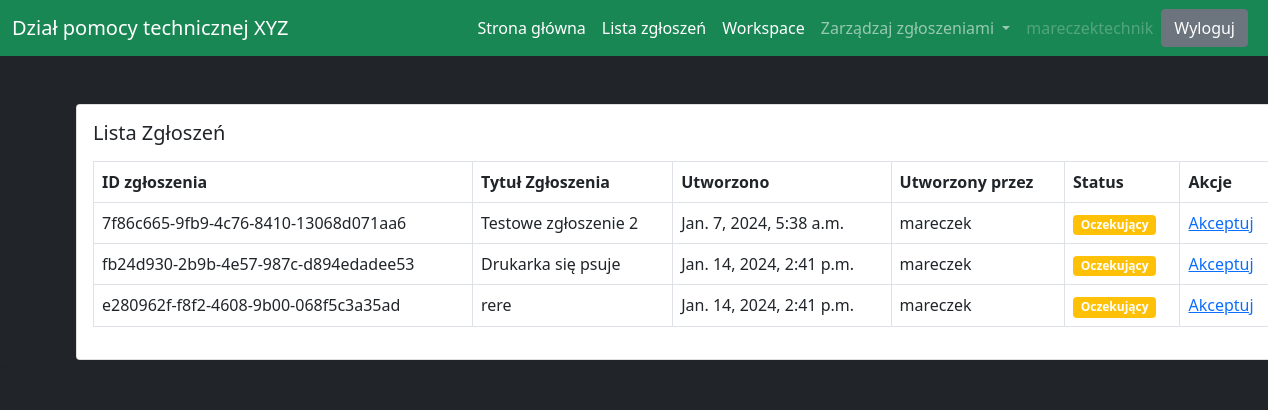
Page /ticket/ticket-queue/ (signed in) on the committed database.
### users/models.py (models this page shows, shortened)
class User(AbstractUser):
    is_customer = models.BooleanField(default=False)
    is_engineer = models.BooleanField(default=False)
    pass

### ticket/models.py (models this page shows, shortened)
class Ticket(models.Model):
    ticket_number = models.UUIDField(default=uuid.uuid4, editable=False, unique=True)
    title = models.CharField(max_length=120)
    description = models.TextField(default='')
    workplace_nr = models.IntegerField(choices=[(i, str(i)) for i in range(101)], default=0)
    created_by = models.ForeignKey(User, on_delete=models.CASCADE, related_name='created_by')
    date_created = models.DateTimeField(auto_now_add=True)
    assigned_to = models.ForeignKey(User, on_delete=models.DO_NOTHING, null=True, blank=True)
    is_resolved = models.BooleanField(default=False)
    accepted_date = models.DateTimeField(null=True, blank=True)
    closed_date = models.DateTimeField(null=True, blank=True)
    image = models.ImageField(upload_to='ticket_images/', null=True, blank=True)
    priority_choices = (
        ('Problem nie wpływa na prace przy stanowisku', 'Problem nie wpływa na prace przy stanowisku'),
        ('Problem utrudnia pracę przy stanowisku', 'Problem utrudnia pracę przy stanowisku'),
        ('Problem uniemożliwia pracę przy stanowisku', 'Problem uniemożliwia pracę przy stanowisku'),
    )
    priority = models.CharField(choices=priority_choices, max_length=120, default='Not Affecting')
    status_choices = (
        ('Active', 'Active'),
        ('Pending', 'Pending'),
        ('Completed', 'Completed')
    )
    ticket_status = models.CharField(choices=status_choices, max_length=120)

### ticket/views.py (the view)
# urls.py: path('ticket-queue/', views.ticket_queue, name='ticket-queue'),
@login_required
def ticket_queue(request):
    tickets = Ticket.objects.filter(ticket_status='Pending')
    context = {'tickets':tickets}
    return render(request, 'ticket/ticket_queue.html', context)

### templates/ticket/ticket_queue.html
{% extends 'base.html' %}
{% block content %}
<div class="card mx-auto" style="width: 76rem;">
    <div class="card-body">
        <h5 class="card-title mb-3">Lista Zgłoszeń</h5>
        <table class="table table-bordered">
            <thead>
                <tr>
                    <th scope="col">ID zgłoszenia</th>
                    <th scope="col">Tytuł Zgłoszenia</th>
                    <th scope="col">Utworzono</th>
                    <th scope="col">Utworzony przez</th>
                    <th scope="col">Status</th>
                    <th scope="col">Akcje</th>
                </tr>
            </thead>
            <tbody>
                {% for ticket in tickets %}
                <tr>
                    <td>{{ticket.ticket_number}}</td>
                    <td>{{ticket.title}}</td>
                    <td>{{ticket.date_created}}</td>
                    <td>{{ticket.created_by}}</td>
                    {% if ticket.ticket_status == 'Active' %}
                    <td><span class="badge bg-success">Aktywny</span></td>
                    {% elif ticket.ticket_status == 'Pending' %}
                    <td><span class="badge bg-warning">Oczekujący</span></td>
                    {% elif tticket.ticket_status == 'Completed' %}
                    <td><span class="badge bg-danger">Zakończony</span></td>
                    {% endif %}
                    <td><a href="{% url 'accept-ticket' ticket.pk %}">Akceptuj</a></td>
                </tr>
                {% endfor %}
            </tbody>
        </table>
    </div>
</div>
{% endblock content %}

### templates/base.html (shortened to what this page needs)
<!doctype html>
<html lang="en">
<head>
    <link href="https://cdn.jsdelivr.net/npm/bootstrap@5.0.2/dist/css/bootstrap.min.css" rel="stylesheet">
</head>
<body class ="bg-dark">
    {% if request.user.is_customer %}
    <nav class="navbar navbar-expand-lg navbar-dark bg-success">
        <div class="container-fluid">
            <a class="navbar-brand" href="/">Dział pomocy technicznej XYZ</a>
            <button class="navbar-toggler" type="button" data-bs-toggle="collapse" data-bs-target="#navbarSupportedContent" aria-controls="navbarSupportedContent" aria-expanded="false" aria-lable="Toggle navigation">
                <span class="navbar-toggler-icon"></span>
            </button>
            <div class="collapse navbar-collapse" id="navbarSupportedContent"></div>
                <ul class="navbar-nav me-auto mb-2 mb-lg-0">
                    <li class="nav-item">
                        <a class="nav-link active" aria-current="page" href="/">Strona główna</a>
                    </li>
                    <li class="nav-item">
                        <a class="nav-link active" href="{% url 'create-ticket' %}">Utwórz nowe zgłoszenie</a>
                    </li>
                    <li class="nav-item">
                        <a class="nav-link active" href="{% url 'all-tickets' %}">Sprawdź swoje zgłoszenia</a>
                    </li>
                    <!--
                    <li class="nav-item dropdown">
                        <a class="nav-link dropdown-toogle" href="#" id="navbarDropdown" role ="button" data-bs-toggle="dropdown" aria-expanded="false"> Dropdown </a>
                        <ul class="dropdown-menu" aria-labelledby="navbarDropdown">
                            <li><a class="dropdown-item" href="#">Akcja</a></li>
                            <li><a class="dropdown-item" href="#">Inna Akcja</a></li>
                            <li><hr class="dropdown-divider"></li>
                            <li><a class="dropdown-item" href="#">Coś innego tutaj</a></li>
                        </ul>
                    </li>
                -->
                    <li class="nav-item">
                        <a class="nav-link disabled" href="#" tabindex="-1" aria-disabled="true">{{request.user.username}}</a>
                    </li>
                </ul>
                <a href="{% url 'logout' %}" class="btn btn-secondary me-2">Wyloguj</a>
            </div>
        </div>
    </nav>
    {% elif request.user.is_engineer%}
    <nav class="navbar navbar-expand-lg navbar-dark bg-success">
        <div class="container-fluid">
            <a class="navbar-brand" href="/">Dział pomocy technicznej XYZ</a>
                <ul class="navbar-nav me-auto mb-2 mb-lg-0">
                    <li class="nav-item">
                        <a class="nav-link active" aria-current="page" href="/">Strona główna</a>
                    </li>
                    <li class="nav-item">
                        <a class="nav-link active" href="{% url 'ticket-queue' %}">Lista zgłoszeń</a>
                    </li>
                    <li class="nav-item">
                        <a class="nav-link active" href="{% url 'workspace' %}">Workspace</a>
                    </li>
                    <li class="nav-item dropdown">
                        <a class="nav-link dropdown-toggle" href="#" id="navbarDropdown" role="button" data-bs-toggle="dropdown" aria-expanded="false">
                          Zarządzaj zgłoszeniami
                        </a>
                      </li>
                    <li class="nav-item">
                        <a class="nav-link disabled" href="#" tabindex="-1" aria-disabled="true">{{request.user.username}}</a>
                    </li>
                </ul>
                <a href="{% url 'logout' %}" class="btn btn-secondary me-2">Wyloguj</a>
            </div>
    </nav>
    {% endif %}
    <div class="container mt-5">
        {% block content %}
        {% endblock content %}
    </div>
</body>
</html>

### rows in the picture
User: user.username "mareczektechnik"
Ticket: ticket_number "7f86c665-9fb9-4c76-8410-13068d071aa6", title "Testowe zgłoszenie 2", date_created "Jan. 7, 2024, 5:38 a.m.", created_by "mareczek", ticket_status "Oczekujący"
Ticket: ticket_number "fb24d930-2b9b-4e57-987c-d894edadee53", title "Drukarka się psuje", date_created "Jan. 14, 2024, 2:41 p.m.", created_by "mareczek", ticket_status "Oczekujący"
Ticket: ticket_number "e280962f-f8f2-4608-9b00-068f5c3a35ad", title "rere", date_created "Jan. 14, 2024, 2:41 p.m.", created_by "mareczek", ticket_status "Oczekujący"
